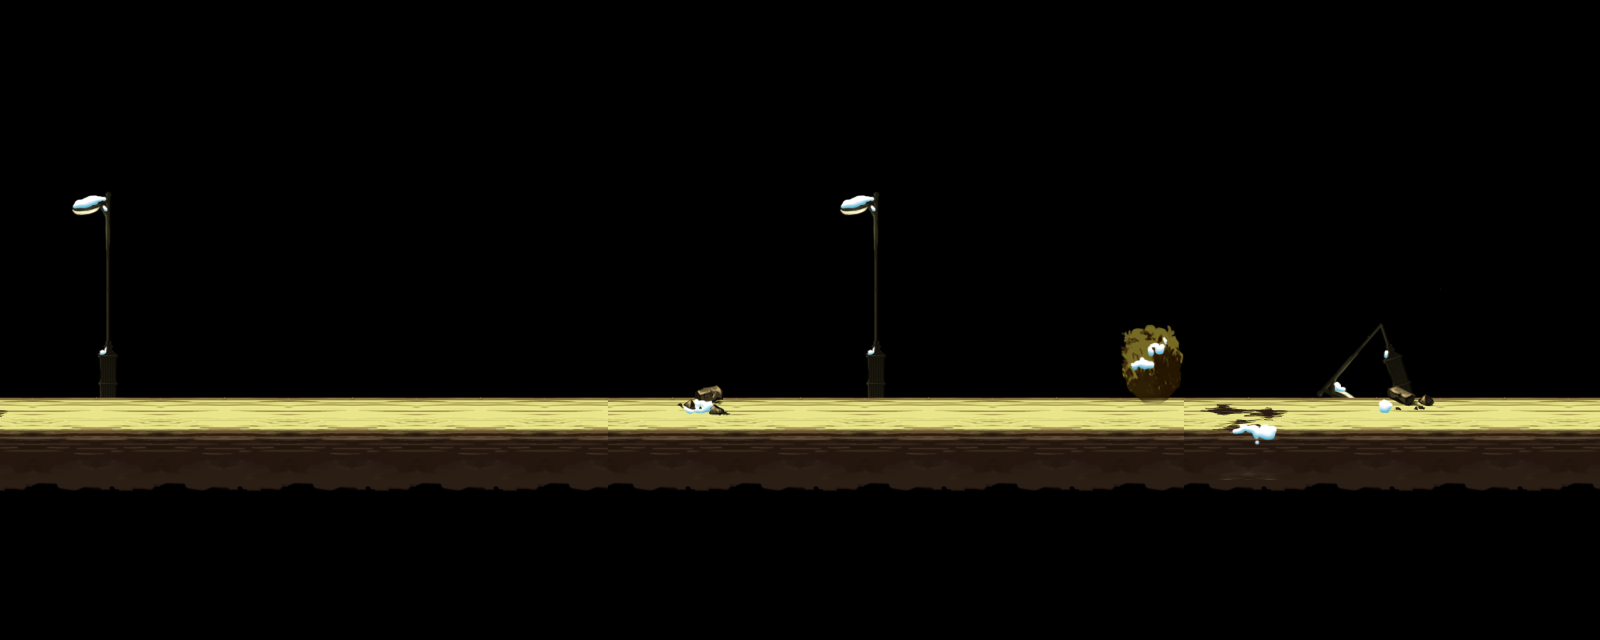

This game map was drawn from its Tiled (.tmx) file and the tilesets committed beside it. A one-line description and the trimmed map source follow:
An orthogonal 50x20 tile map with 32x32 px tiles, 5 tile layers (tile_terrain_deco_back, tile_terrain_0, tile_terrain_1, tile_terrain_2, ...) and 9 objects (3x tuzijianke, 2x coin, 2x light, tuzilangke).

<map version="1.0" orientation="orthogonal" width="50" height="20" tilewidth="32" tileheight="32">
 <properties>
  <property name="offsetX" value="0" />
  <property name="offsetY" value="4" />
 </properties>
 <tileset firstgid="1" name="s01" tilewidth="32" tileheight="32">
  <image source="s01.png" width="992" height="512" />
 </tileset>
 <layer name="tile_terrain_deco_back" width="50" height="20">
  <data>[1000 cells, 0 non-empty, 0 distinct tile ids]</data>
 </layer>
 <layer name="tile_terrain_0" width="50" height="20">
  <data>[1000 cells, 66 non-empty, 43 distinct tile ids]</data>
 </layer>
 <layer name="tile_terrain_1" width="50" height="20">
  <data>[1000 cells, 300 non-empty, 40 distinct tile ids]</data>
 </layer>
 <layer name="tile_terrain_2" width="50" height="20">
  <data>[1000 cells, 10 non-empty, 10 distinct tile ids]</data>
 </layer>
 <layer name="tile_terrain_deco_front" width="50" height="20">
  <data>[1000 cells, 0 non-empty, 0 distinct tile ids]</data>
 </layer>
 <objectgroup name="obj_terrain" width="50" height="20">
  <object x="0" y="416" width="1600" height="32" />
 </objectgroup>
 <objectgroup name="obj_enemies" width="50" height="20">
  <object type="tuzijianke" x="384" y="352" width="32" height="32">
   <properties>
    <property name="cmd" value="n,1.0;" />
   </properties>
  </object>
  <object type="tuzijianke" x="160" y="512" width="32" height="32">
   <properties>
    <property name="cmd" value="jb,0.8,0,50;" />
   </properties>
  </object>
  <object type="tuzilangke" x="992" y="352" width="32" height="32">
   <properties>
    <property name="cmd" value="fz;" />
   </properties>
  </object>
 </objectgroup>
 <objectgroup name="obj_objects" width="50" height="20">
  <object type="coin" x="1312" y="320" width="32" height="32" />
  <object type="coin" x="1440" y="320" width="32" height="32" />
  <object type="light" x="64" y="192" width="32" height="32" />
  <object type="light" x="832" y="192" width="32" height="32" />
 </objectgroup>
 <objectgroup name="obj_enemies_alt" width="50" height="20">
  <object type="tuzijianke" x="544" y="352" width="32" height="32" />
 </objectgroup>
</map>
